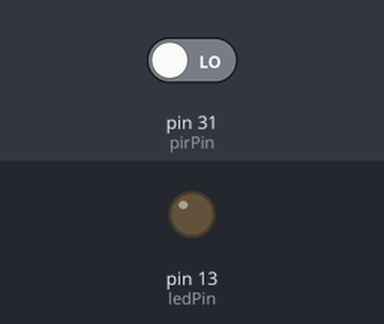
The sketch below on a simulated Arduino Mega 2560, built with avr-gcc and run on an emulated ATmega2560. On the bench: output pins drawn as LEDs (lit = HIGH). Inputs (shaded band) come from the test bench; at power-on: pin 31 (pirPin) LOW. What the sketch prints to the serial monitor is not drawn.

Above: at 11.2 s.
11.3 s: pin 31 (pirPin) driven HIGH
At 12.3 s:
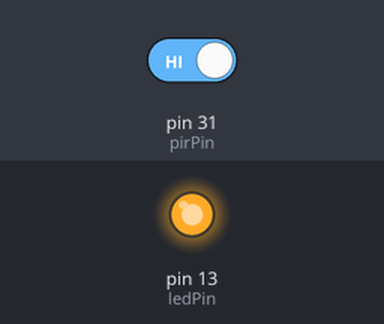
12.8 s: pin 31 (pirPin) driven LOW
At 13.4 s:
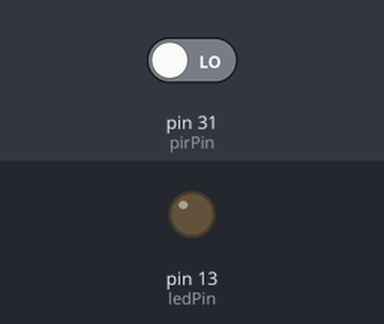
Timing chart, 0 to 15.8 s (numbered marks = the images above; inputs shaded):
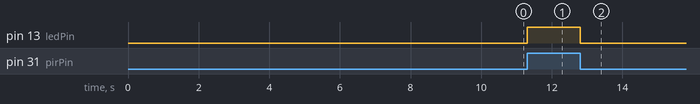

Measured:
- after the input at 11.3 s, pin 13 (ledPin): LOW → HIGH at once
- after the input at 12.8 s, pin 13 (ledPin): HIGH → LOW at once

The sketch:

arduino-pir.ino
```cpp
/////////////////////////////
//VARS
//the time we give the sensor to calibrate (10-60 secs according to the datasheet)
int calibrationTime = 10;

//the time when the sensor outputs a low impulse
long unsigned int lowIn;

//the amount of milliseconds the sensor has to be low
//before we assume all motion has stopped
long unsigned int pause = 5000;

boolean lockLow = true;
boolean takeLowTime;

int pirPin = 31;    //the digital pin connected to the PIR sensor's output
int ledPin = 13;


/////////////////////////////
//SETUP
void setup() {
  Serial.begin(9600);
  pinMode(pirPin, INPUT);
  pinMode(ledPin, OUTPUT);
  digitalWrite(pirPin, LOW);

  //give the sensor some time to calibrate
  Serial.print("calibrating sensor ");
    for (int i = 0; i < calibrationTime; i++) {
      Serial.print(".");
      delay(1000);
    }
    Serial.println(" done");
    Serial.println("SENSOR ACTIVE");
    delay(50);
}

////////////////////////////
//LOOP
void loop() {

     if (digitalRead(pirPin) == HIGH) {
         digitalWrite(ledPin, HIGH);   //the led visualizes the sensors output pin state
         Serial.println("motion detected");
         delay(500);
      }
      if (digitalRead(pirPin) == LOW) {
      	digitalWrite(ledPin, LOW);
      }
}
```
